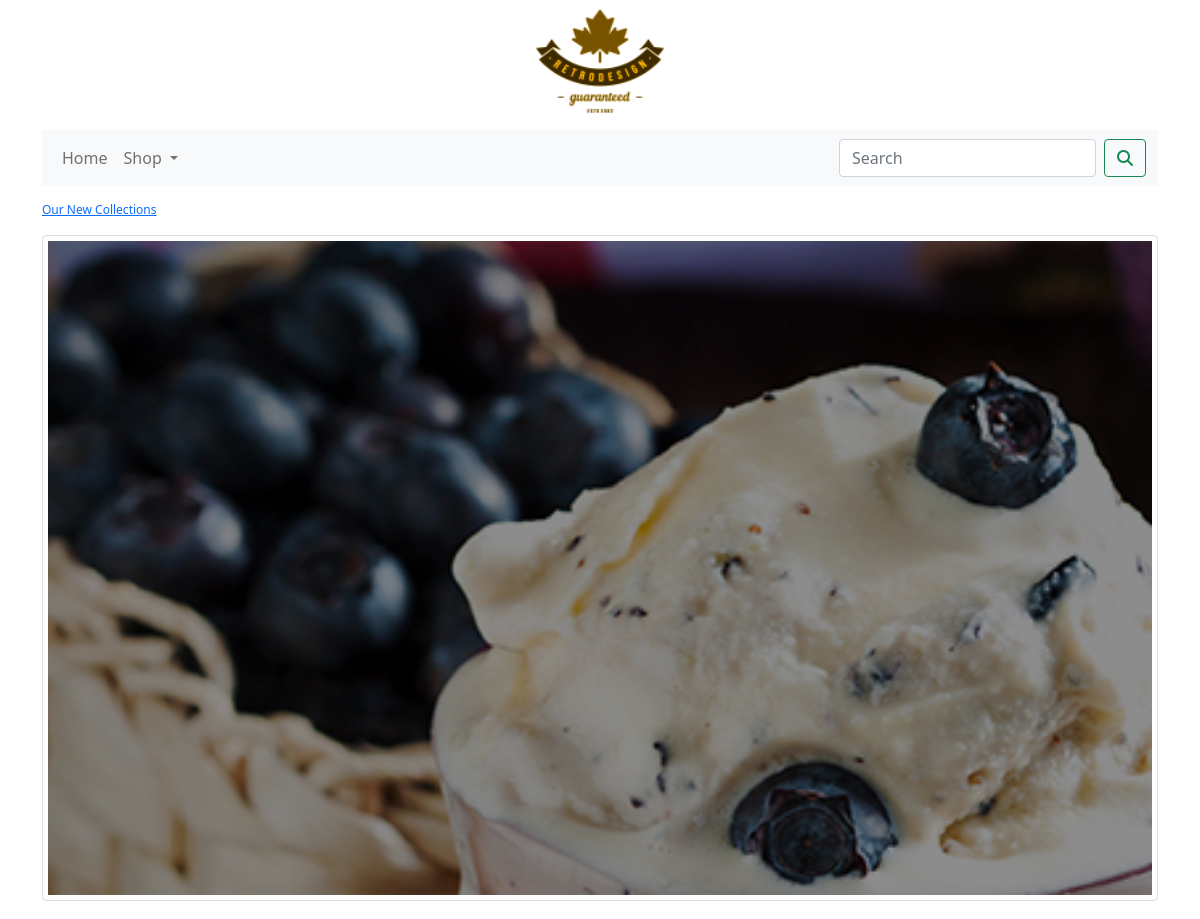
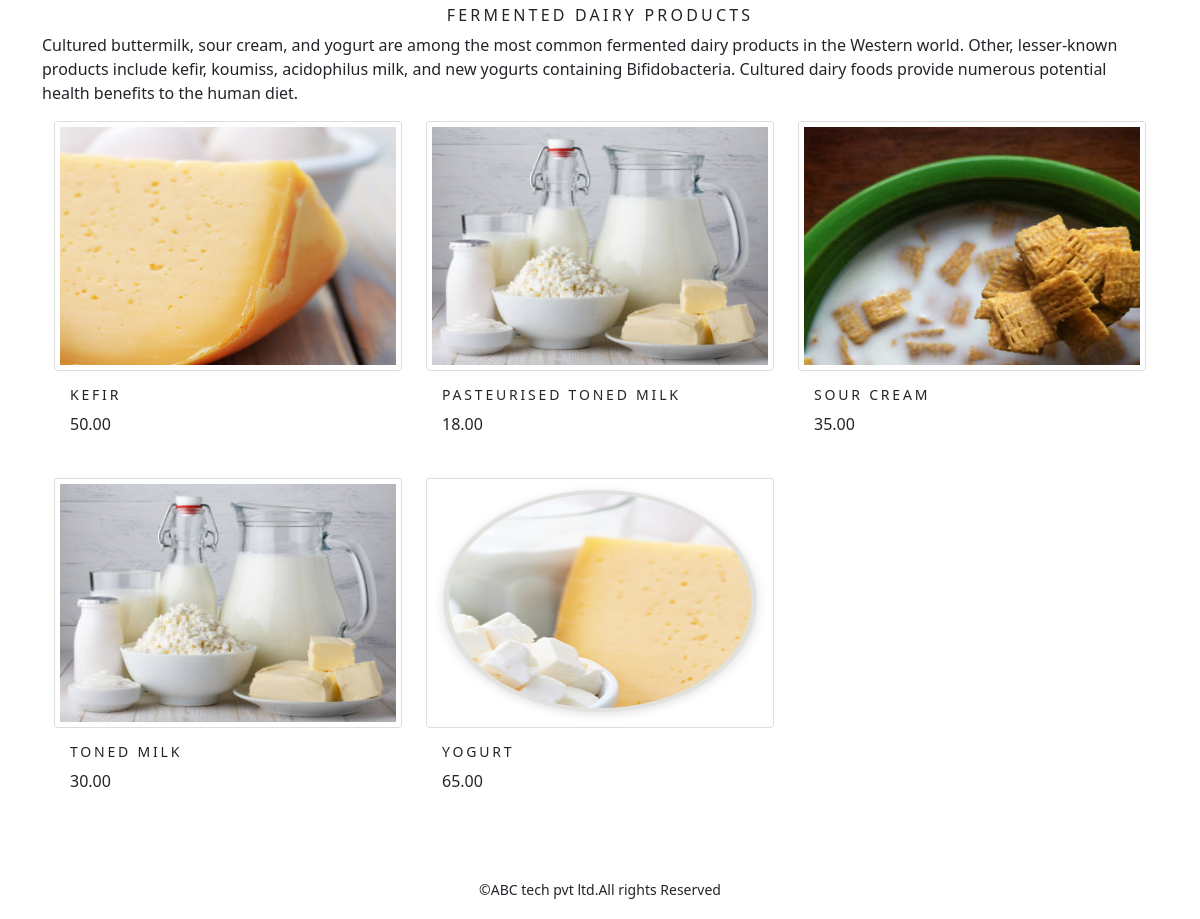
Page /shop/fermented-dairy-products/ on the committed database (2 pictures, top to bottom).
### shop/models.py (models this page shows, shortened)
class Category(models.Model):
    name = models.CharField(max_length=250, unique=True)
    slug = models.SlugField(max_length=250, unique=True)
    description = models.TextField(blank=True)
    image = models.ImageField(upload_to='category', blank=True)
    class Meta:
        ordering = ('name',)
        verbose_name = 'category'
        verbose_name_plural = 'categories'
    def get_url(self):
        return reverse('shop:products_by_category',args=[self.slug])

class Product(models.Model):
    name = models.CharField(max_length=250, unique=True)
    slug = models.SlugField(max_length=250, unique=True)
    description = models.TextField(blank=True)
    price = models.DecimalField(max_digits=10, decimal_places=2)
    category = models.ForeignKey(Category, on_delete=models.CASCADE)
    image = models.ImageField(upload_to='product', blank=True)
    stock = models.IntegerField()
    available = models.BooleanField(default=True)
    created = models.DateTimeField(auto_now_add=True)
    updated = models.DateTimeField(auto_now=True)
    class Meta:
        ordering = ('name',)
        verbose_name = 'product'
        verbose_name_plural = 'products'
    def get_url(self):
        return reverse('shop:prodCatdetail',args=[self.category.slug,self.slug])

### shop/views.py (the view)
# urls.py: path('',views.allProdCat,name="allProdCat"),
def allProdCat(request,c_slug=None):
    c_page=None
    products_list=None
    if c_slug!=None:
        c_page=get_object_or_404(Category,slug=c_slug)
        products_list=Product.objects.all().filter(category=c_page,available=True)
    else:
        products_list=Product.objects.all().filter(available=True)
    paginator=Paginator(products_list,6)
    try:
        page=int(request.GET.get('page','1'))
    except:
        page=1
    try:
        products=paginator.page(page)
    except (EmptyPage,InvalidPage):
        products=paginator.page(paginator.num_pages)
    return render(request,'category.html',{'category':c_page,'products':products})

### cart/context_processors.py (called while the page is built)
def counter(request):
    item_count=0
    if 'admin' in request.path:
        return {}
    else:
        try:
            cart=Cart.objects.filter(cart_id=_cart_id(request))
            cart_items=CartItem.objects.all().filter(cart=cart[:1])
            for cart_item in cart_items:
                item_count += cart_item.quantity
        except Cart.DoesNotExist:
            item_count=0
    return dict(item_count=item_count)

### cart/views.py (called while the page is built)
def _cart_id(request):
    cart = request.session.session_key
    if not cart:
        cart = request.session.create()
    return cart

### shop/context_processor.py (called while the page is built)
def menu_links(request):
    links = Category.objects.all()
    return dict(links=links)

### templates/category.html (shortened to what this page needs)
{% extends 'base.html'%}
{% load static %}
{% block content %}
    {% if category %}
        <div>
            <div class="row my_row_class">
                <div class="mx_auto">
                <p><a href="{% url 'shop:allProdCat' %}" >Our New Collections</a> </p>
                </div>
            </div>
        </div>
    {% endif %}
    <div class="mx_auto">
        {% if category %}
            <img class="my_image_padding" src="{{category.image.url}}" alt="{{category.name}}">
    </div>
    <br>
    <div>
        <h1 class="text-center my_title">{{category.name}}</h1>
        <p class="text-justify">{{category.description}}</p>
    </div>
         {% endif %}
    <div class="container">
        <div class="row mx_auto">
            {% for product in products.object_list %}
            <div class="my_bottom_margin col-9 col-sm-12 col-md-4  col-lg-4">
                <div class="cardtext-center" style="min-width:18rem">
                    <a href="{{product.get_url}}"><img class="card-img-top my_image" src="{{product.image.url}}" alt="{{product.name}}"></a>
                <div class="card-body">
                <h4>{{product.name}}</h4>
                <p>{{product.price}}</p>
                </div>
            </div>
            </div>
            {% endfor %}
        </div>
        <br>
    </div>
{% endblock %}

### static/css/custom.css (style rules this page uses)
body { font-family: 'Roboto', sans-serif; }
.my_row_class { padding-top:15px; }
.my_row_class .mx_auto { color:#000; font-size:12px; }
.my_image { border:1px solid #ddd; border-radius:4px; padding:5px; width:400px; height:250px; }
.my_title { font-size:16px; text_transform:uppercase; letter-spacing: .2em; }
.my_image_padding { border:1px solid #ddd; border-radius:4px; width:100%; height:auto; padding:5px; }
.my_bottom_margin { margin-bottom: 10px; }
.card-body h4 { font-size:14px; text_transform:uppercase; letter-spacing: .2em; }

### rows in the picture
Category: image (picture), name "FERMENTED DAIRY PRODUCTS", description "Cultured buttermilk, sour cream, and yogurt are among the most common fermented dairy products in the Western world. Other, lesser-known products include kefir, koumiss, acidophilus milk, and new yogurts containing Bifidobacteria. Cultured dairy foods provide numerous potential health benefits to the human diet."
Product: image (picture), name "KEFIR", price "50.00"
Product: image (picture), name "PASTEURISED TONED MILK", price "18.00"
Product: image (picture), name "SOUR CREAM", price "35.00"
Product: image (picture), name "TONED MILK", price "30.00"
Product: image (picture), name "YOGURT", price "65.00"
